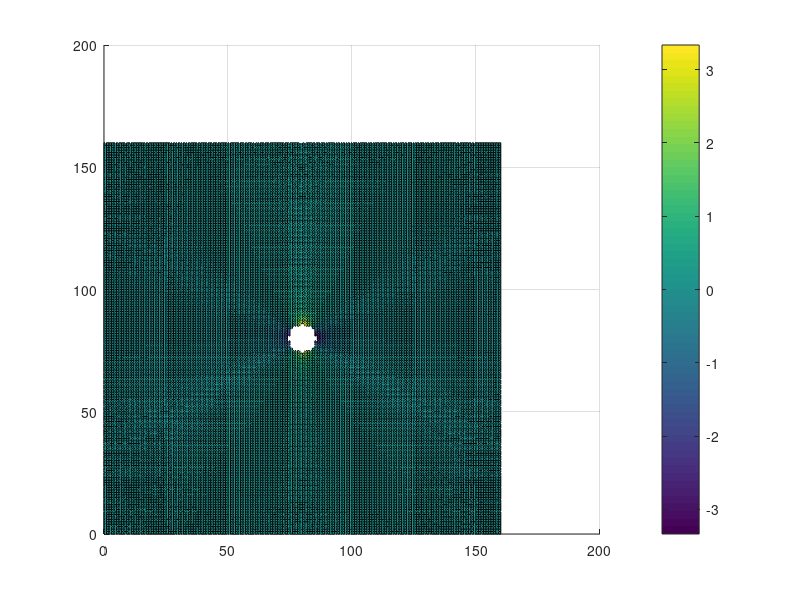
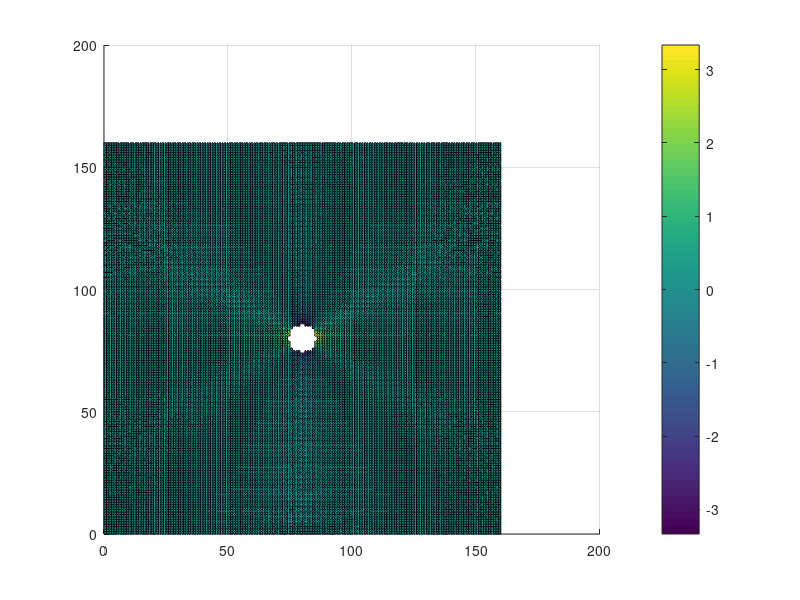
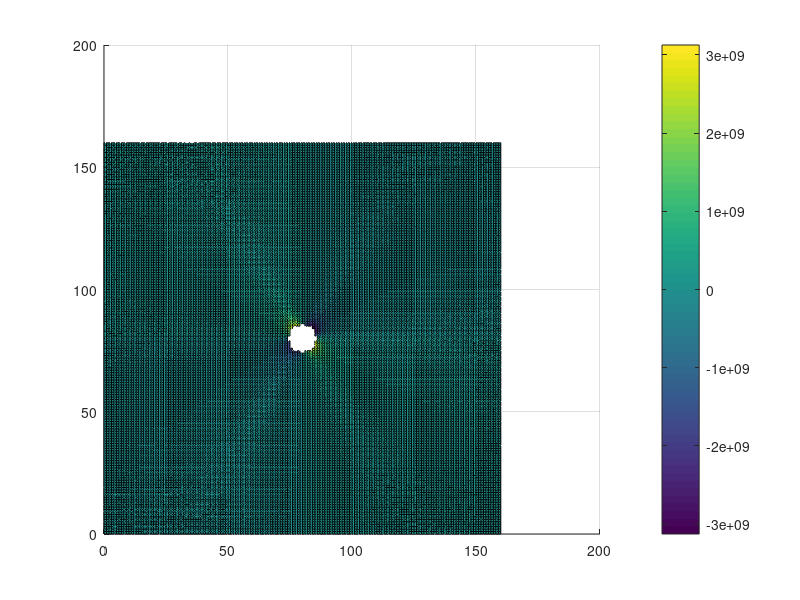
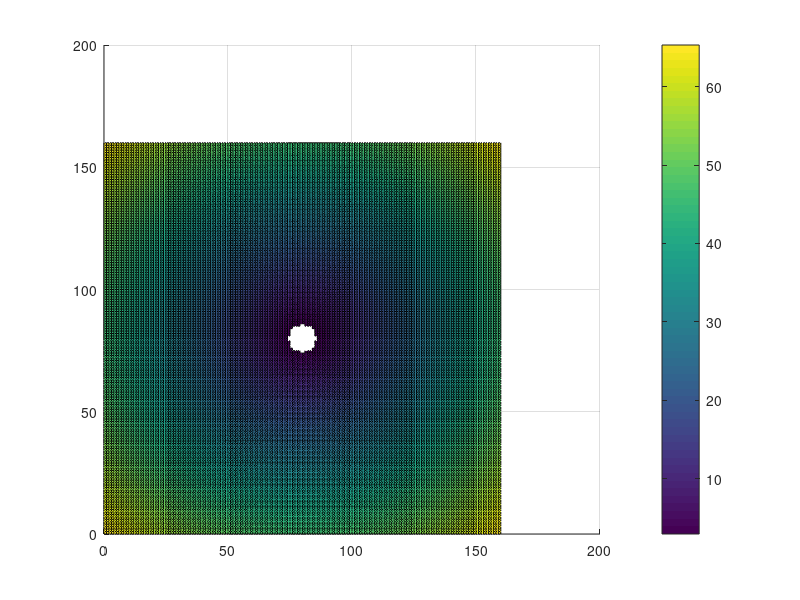

Write the MATLAB code that produced these figures, in order.
clc;
%prompt='Enter value of X-high: ';
xh=160;%input(prompt);
%prompt='Enter value of Y-high: ';
yh=160;%input(prompt);
X=[0:1:xh];
Y=[0:1:yh];
mu=1e20;%323.1923e9;
lambda=1e20;
E=4*mu*(mu+lambda)/(2*mu+lambda);
nu=lambda/(2*mu+lambda);
k=E*(3.35e-10)^3/(12*(1-nu^2));
k1=k*(1+nu)/E;
s_xx=zeros(length(X),length(Y));
s_yy=zeros(length(X),length(Y));
s_xy=zeros(length(X),length(Y));
f=zeros(length(X),length(Y));
for i=1:length(X)
    for j=1:length(Y)
        x=((xh/2)-X(i))*1e-10;
        y=((yh/2)-Y(j))*1e-10;
        r=sqrt(x^2+y^2);
        if r>(5e-10)
            s_xx(i,j)=(1e-9)*k*((1/r^2)-(2*y^2/r^4));
            s_yy(i,j)=(1e-9)*k*((1/r^2)-(2*x^2/r^4));
            s_xy(i,j)=-(1e-9)*(2*x*y)/r^4;
            f(i,j)=sqrt((x^2+y^2)/3)*1e10;
        else
            s_xx(i,j)=NaN;
            s_yy(i,j)=NaN;
            s_xy(i,j)=NaN;
            f(i,j)=NaN;
        end
        
        
    end
end
s1=max(max(s_xx));
s2=max(max(s_yy));
s3=max(max(s_xy));
s4=max(max(f));
s5=min(min(s_xx));
s6=min(min(s_yy));
s7=min(min(s_xy));
s8=min(min(f));
disp('Disclination stresses using Airy Stress function')
fprintf('s_11 max:%d \t min:%d \n',s1,s5)
fprintf('s_22 max:%d \t min:%d \n',s2,s6)
fprintf('s_12 max:%d \t min:%d \n',s3,s7)
fprintf('Z max:%d \t min:%d \n',s4,s8)
surf(X,Y,s_xx)
colorbar;
view(2)
%print('s_11','-dpdf','-r1200')
hold on;
figure(2)
surf(X,Y,s_yy)
colorbar;
view(2)
%print('s_22','-dpdf','-r1200')
hold on;
figure(3)
surf(X,Y,s_xy)
colorbar;
view(2)
%print('s_12','-dpdf','-r1200')
hold on;
figure(4)
surf(X,Y,f)
colorbar;
view(2)
%print('s_21','-dpdf','-r1200')
hold on;